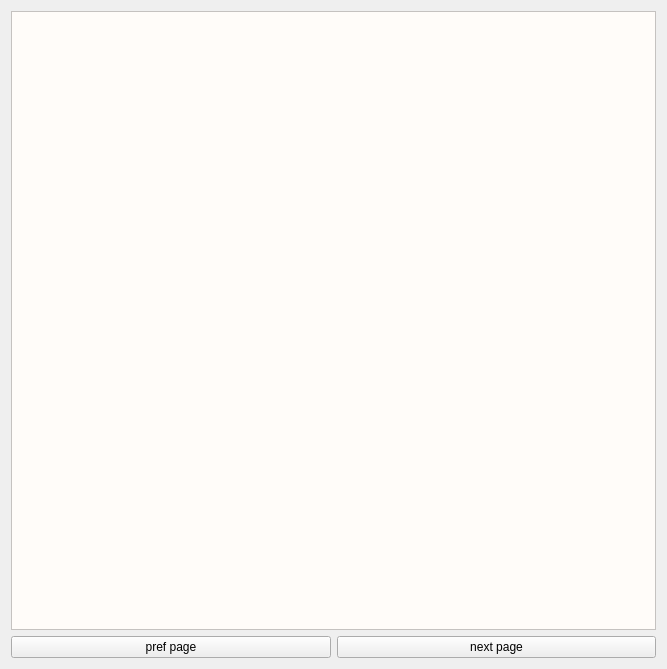
<?xml version="1.0" encoding="UTF-8"?>
<ui version="4.0">
 <class>DocumentationWindow</class>
 <widget class="QWidget" name="DocumentationWindow">
  <property name="geometry">
   <rect>
    <x>0</x>
    <y>0</y>
    <width>667</width>
    <height>669</height>
   </rect>
  </property>
  <property name="minimumSize">
   <size>
    <width>550</width>
    <height>650</height>
   </size>
  </property>
  <property name="baseSize">
   <size>
    <width>550</width>
    <height>650</height>
   </size>
  </property>
  <property name="windowTitle">
   <string>CYTHAR Sequenzer inline manual</string>
  </property>
  <property name="windowIcon">
   <iconset>
    <normaloff>images/cythar_logo.ico</normaloff>images/cythar_logo.ico</iconset>
  </property>
  <layout class="QGridLayout" name="gridLayout">
   <item row="1" column="0">
    <widget class="QPushButton" name="pb_pref">
     <property name="text">
      <string>pref page</string>
     </property>
    </widget>
   </item>
   <item row="1" column="1">
    <widget class="QPushButton" name="pb_next">
     <property name="text">
      <string>next page</string>
     </property>
    </widget>
   </item>
   <item row="0" column="0" colspan="2">
    <widget class="QScrollArea" name="scrollArea">
     <property name="palette">
      <palette>
       <active>
        <colorrole role="WindowText">
         <brush brushstyle="SolidPattern">
          <color alpha="255">
           <red>0</red>
           <green>0</green>
           <blue>0</blue>
          </color>
         </brush>
        </colorrole>
        <colorrole role="Button">
         <brush brushstyle="SolidPattern">
          <color alpha="255">
           <red>255</red>
           <green>252</green>
           <blue>249</blue>
          </color>
         </brush>
        </colorrole>
        <colorrole role="Light">
         <brush brushstyle="SolidPattern">
          <color alpha="255">
           <red>255</red>
           <green>255</green>
           <blue>255</blue>
          </color>
         </brush>
        </colorrole>
        <colorrole role="Midlight">
         <brush brushstyle="SolidPattern">
          <color alpha="255">
           <red>255</red>
           <green>253</green>
           <blue>252</blue>
          </color>
         </brush>
        </colorrole>
        <colorrole role="Dark">
         <brush brushstyle="SolidPattern">
          <color alpha="255">
           <red>127</red>
           <green>126</green>
           <blue>124</blue>
          </color>
         </brush>
        </colorrole>
        <colorrole role="Mid">
         <brush brushstyle="SolidPattern">
          <color alpha="255">
           <red>170</red>
           <green>168</green>
           <blue>166</blue>
          </color>
         </brush>
        </colorrole>
        <colorrole role="Text">
         <brush brushstyle="SolidPattern">
          <color alpha="255">
           <red>0</red>
           <green>0</green>
           <blue>0</blue>
          </color>
         </brush>
        </colorrole>
        <colorrole role="BrightText">
         <brush brushstyle="SolidPattern">
          <color alpha="255">
           <red>255</red>
           <green>255</green>
           <blue>255</blue>
          </color>
         </brush>
        </colorrole>
        <colorrole role="ButtonText">
         <brush brushstyle="SolidPattern">
          <color alpha="255">
           <red>0</red>
           <green>0</green>
           <blue>0</blue>
          </color>
         </brush>
        </colorrole>
        <colorrole role="Base">
         <brush brushstyle="SolidPattern">
          <color alpha="255">
           <red>255</red>
           <green>255</green>
           <blue>255</blue>
          </color>
         </brush>
        </colorrole>
        <colorrole role="Window">
         <brush brushstyle="SolidPattern">
          <color alpha="255">
           <red>255</red>
           <green>252</green>
           <blue>249</blue>
          </color>
         </brush>
        </colorrole>
        <colorrole role="Shadow">
         <brush brushstyle="SolidPattern">
          <color alpha="255">
           <red>0</red>
           <green>0</green>
           <blue>0</blue>
          </color>
         </brush>
        </colorrole>
        <colorrole role="AlternateBase">
         <brush brushstyle="SolidPattern">
          <color alpha="255">
           <red>255</red>
           <green>253</green>
           <blue>252</blue>
          </color>
         </brush>
        </colorrole>
        <colorrole role="ToolTipBase">
         <brush brushstyle="SolidPattern">
          <color alpha="255">
           <red>255</red>
           <green>255</green>
           <blue>220</blue>
          </color>
         </brush>
        </colorrole>
        <colorrole role="ToolTipText">
         <brush brushstyle="SolidPattern">
          <color alpha="255">
           <red>0</red>
           <green>0</green>
           <blue>0</blue>
          </color>
         </brush>
        </colorrole>
       </active>
       <inactive>
        <colorrole role="WindowText">
         <brush brushstyle="SolidPattern">
          <color alpha="255">
           <red>0</red>
           <green>0</green>
           <blue>0</blue>
          </color>
         </brush>
        </colorrole>
        <colorrole role="Button">
         <brush brushstyle="SolidPattern">
          <color alpha="255">
           <red>255</red>
           <green>252</green>
           <blue>249</blue>
          </color>
         </brush>
        </colorrole>
        <colorrole role="Light">
         <brush brushstyle="SolidPattern">
          <color alpha="255">
           <red>255</red>
           <green>255</green>
           <blue>255</blue>
          </color>
         </brush>
        </colorrole>
        <colorrole role="Midlight">
         <brush brushstyle="SolidPattern">
          <color alpha="255">
           <red>255</red>
           <green>253</green>
           <blue>252</blue>
          </color>
         </brush>
        </colorrole>
        <colorrole role="Dark">
         <brush brushstyle="SolidPattern">
          <color alpha="255">
           <red>127</red>
           <green>126</green>
           <blue>124</blue>
          </color>
         </brush>
        </colorrole>
        <colorrole role="Mid">
         <brush brushstyle="SolidPattern">
          <color alpha="255">
           <red>170</red>
           <green>168</green>
           <blue>166</blue>
          </color>
         </brush>
        </colorrole>
        <colorrole role="Text">
         <brush brushstyle="SolidPattern">
          <color alpha="255">
           <red>0</red>
           <green>0</green>
           <blue>0</blue>
          </color>
         </brush>
        </colorrole>
        <colorrole role="BrightText">
         <brush brushstyle="SolidPattern">
          <color alpha="255">
           <red>255</red>
           <green>255</green>
           <blue>255</blue>
          </color>
         </brush>
        </colorrole>
        <colorrole role="ButtonText">
         <brush brushstyle="SolidPattern">
          <color alpha="255">
           <red>0</red>
           <green>0</green>
           <blue>0</blue>
          </color>
         </brush>
        </colorrole>
        <colorrole role="Base">
         <brush brushstyle="SolidPattern">
          <color alpha="255">
           <red>255</red>
           <green>255</green>
           <blue>255</blue>
          </color>
         </brush>
        </colorrole>
        <colorrole role="Window">
         <brush brushstyle="SolidPattern">
          <color alpha="255">
           <red>255</red>
           <green>252</green>
           <blue>249</blue>
          </color>
         </brush>
        </colorrole>
        <colorrole role="Shadow">
         <brush brushstyle="SolidPattern">
          <color alpha="255">
           <red>0</red>
           <green>0</green>
           <blue>0</blue>
          </color>
         </brush>
        </colorrole>
        <colorrole role="AlternateBase">
         <brush brushstyle="SolidPattern">
          <color alpha="255">
           <red>255</red>
           <green>253</green>
           <blue>252</blue>
          </color>
         </brush>
        </colorrole>
        <colorrole role="ToolTipBase">
         <brush brushstyle="SolidPattern">
          <color alpha="255">
           <red>255</red>
           <green>255</green>
           <blue>220</blue>
          </color>
         </brush>
        </colorrole>
        <colorrole role="ToolTipText">
         <brush brushstyle="SolidPattern">
          <color alpha="255">
           <red>0</red>
           <green>0</green>
           <blue>0</blue>
          </color>
         </brush>
        </colorrole>
       </inactive>
       <disabled>
        <colorrole role="WindowText">
         <brush brushstyle="SolidPattern">
          <color alpha="255">
           <red>127</red>
           <green>126</green>
           <blue>124</blue>
          </color>
         </brush>
        </colorrole>
        <colorrole role="Button">
         <brush brushstyle="SolidPattern">
          <color alpha="255">
           <red>255</red>
           <green>252</green>
           <blue>249</blue>
          </color>
         </brush>
        </colorrole>
        <colorrole role="Light">
         <brush brushstyle="SolidPattern">
          <color alpha="255">
           <red>255</red>
           <green>255</green>
           <blue>255</blue>
          </color>
         </brush>
        </colorrole>
        <colorrole role="Midlight">
         <brush brushstyle="SolidPattern">
          <color alpha="255">
           <red>255</red>
           <green>253</green>
           <blue>252</blue>
          </color>
         </brush>
        </colorrole>
        <colorrole role="Dark">
         <brush brushstyle="SolidPattern">
          <color alpha="255">
           <red>127</red>
           <green>126</green>
           <blue>124</blue>
          </color>
         </brush>
        </colorrole>
        <colorrole role="Mid">
         <brush brushstyle="SolidPattern">
          <color alpha="255">
           <red>170</red>
           <green>168</green>
           <blue>166</blue>
          </color>
         </brush>
        </colorrole>
        <colorrole role="Text">
         <brush brushstyle="SolidPattern">
          <color alpha="255">
           <red>127</red>
           <green>126</green>
           <blue>124</blue>
          </color>
         </brush>
        </colorrole>
        <colorrole role="BrightText">
         <brush brushstyle="SolidPattern">
          <color alpha="255">
           <red>255</red>
           <green>255</green>
           <blue>255</blue>
          </color>
         </brush>
        </colorrole>
        <colorrole role="ButtonText">
         <brush brushstyle="SolidPattern">
          <color alpha="255">
           <red>127</red>
           <green>126</green>
           <blue>124</blue>
          </color>
         </brush>
        </colorrole>
        <colorrole role="Base">
         <brush brushstyle="SolidPattern">
          <color alpha="255">
           <red>255</red>
           <green>252</green>
           <blue>249</blue>
          </color>
         </brush>
        </colorrole>
        <colorrole role="Window">
         <brush brushstyle="SolidPattern">
          <color alpha="255">
           <red>255</red>
           <green>252</green>
           <blue>249</blue>
          </color>
         </brush>
        </colorrole>
        <colorrole role="Shadow">
         <brush brushstyle="SolidPattern">
          <color alpha="255">
           <red>0</red>
           <green>0</green>
           <blue>0</blue>
          </color>
         </brush>
        </colorrole>
        <colorrole role="AlternateBase">
         <brush brushstyle="SolidPattern">
          <color alpha="255">
           <red>255</red>
           <green>252</green>
           <blue>249</blue>
          </color>
         </brush>
        </colorrole>
        <colorrole role="ToolTipBase">
         <brush brushstyle="SolidPattern">
          <color alpha="255">
           <red>255</red>
           <green>255</green>
           <blue>220</blue>
          </color>
         </brush>
        </colorrole>
        <colorrole role="ToolTipText">
         <brush brushstyle="SolidPattern">
          <color alpha="255">
           <red>0</red>
           <green>0</green>
           <blue>0</blue>
          </color>
         </brush>
        </colorrole>
       </disabled>
      </palette>
     </property>
     <property name="widgetResizable">
      <bool>true</bool>
     </property>
     <widget class="QWidget" name="scrollAreaWidgetContents">
      <property name="geometry">
       <rect>
        <x>0</x>
        <y>0</y>
        <width>653</width>
        <height>627</height>
       </rect>
      </property>
      <layout class="QGridLayout" name="gridLayout_2">
       <item row="0" column="0">
        <widget class="QLabel" name="label_content">
         <property name="text">
          <string/>
         </property>
        </widget>
       </item>
      </layout>
     </widget>
    </widget>
   </item>
  </layout>
 </widget>
 <resources/>
 <connections/>
</ui>
